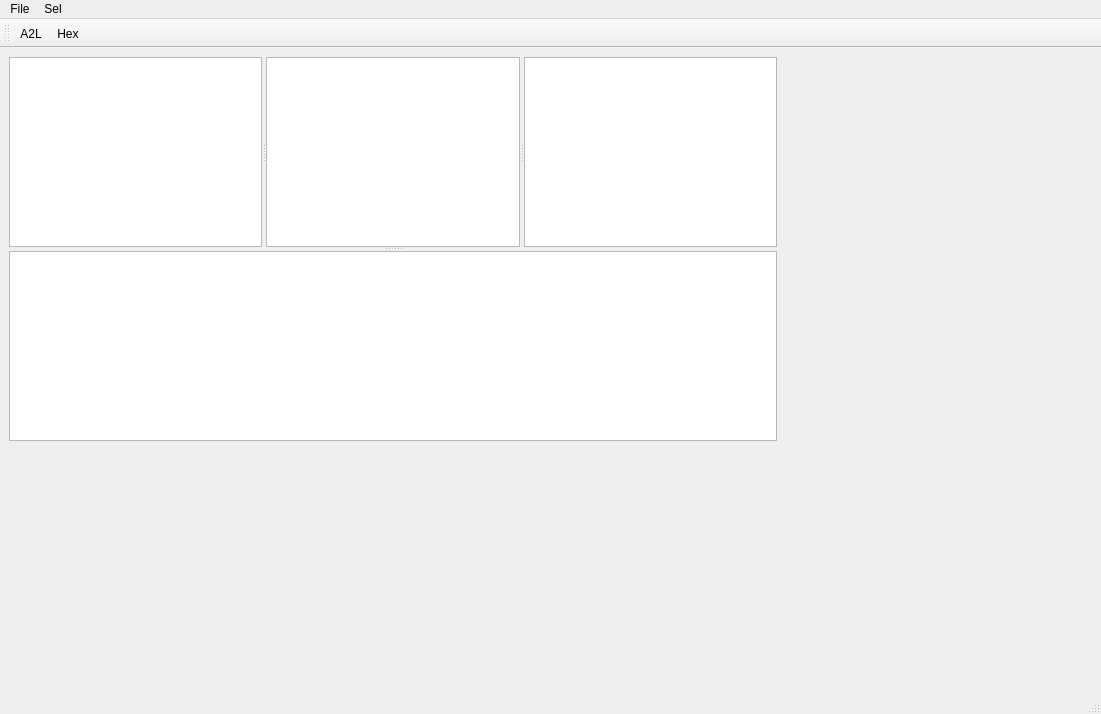
<?xml version="1.0" encoding="UTF-8"?>
<ui version="4.0">
 <class>MainWindow</class>
 <widget class="QMainWindow" name="MainWindow">
  <property name="geometry">
   <rect>
    <x>0</x>
    <y>0</y>
    <width>1101</width>
    <height>714</height>
   </rect>
  </property>
  <property name="windowTitle">
   <string>MainWindow</string>
  </property>
  <widget class="QWidget" name="centralWidget">
   <widget class="QSplitter" name="splitter_v">
    <property name="geometry">
     <rect>
      <x>9</x>
      <y>9</y>
      <width>768</width>
      <height>384</height>
     </rect>
    </property>
    <property name="orientation">
     <enum>Qt::Vertical</enum>
    </property>
    <widget class="QSplitter" name="splitter">
     <property name="orientation">
      <enum>Qt::Horizontal</enum>
     </property>
     <widget class="QTreeView" name="treeView"/>
     <widget class="QTreeView" name="treeView_2"/>
     <widget class="QTableView" name="tableView"/>
    </widget>
    <widget class="QListWidget" name="listWidget"/>
   </widget>
  </widget>
  <widget class="QMenuBar" name="menuBar">
   <property name="geometry">
    <rect>
     <x>0</x>
     <y>0</y>
     <width>1101</width>
     <height>25</height>
    </rect>
   </property>
   <widget class="QMenu" name="menuFile">
    <property name="title">
     <string>File</string>
    </property>
    <addaction name="actionA2LOpen"/>
    <addaction name="actionAddHex"/>
   </widget>
   <widget class="QMenu" name="menuSel">
    <property name="title">
     <string>Sel</string>
    </property>
    <addaction name="actionMeas"/>
    <addaction name="actionCharacs"/>
   </widget>
   <addaction name="menuFile"/>
   <addaction name="menuSel"/>
  </widget>
  <widget class="QToolBar" name="mainToolBar">
   <attribute name="toolBarArea">
    <enum>TopToolBarArea</enum>
   </attribute>
   <attribute name="toolBarBreak">
    <bool>false</bool>
   </attribute>
   <addaction name="actionA2LOpen"/>
   <addaction name="actionAddHex"/>
  </widget>
  <widget class="QStatusBar" name="statusBar"/>
  <action name="actionA2LOpen">
   <property name="icon">
    <iconset resource="icons.qrc">
     <normaloff>:/icons/A2L.png</normaloff>:/icons/A2L.png</iconset>
   </property>
   <property name="text">
    <string>A2L</string>
   </property>
   <property name="toolTip">
    <string>Open an A2L file</string>
   </property>
  </action>
  <action name="actionAddHex">
   <property name="icon">
    <iconset resource="icons.qrc">
     <normaloff>:/icons/Hex.png</normaloff>:/icons/Hex.png</iconset>
   </property>
   <property name="text">
    <string>Hex</string>
   </property>
   <property name="toolTip">
    <string>add hex file</string>
   </property>
  </action>
  <action name="actionMeas">
   <property name="text">
    <string>Meas</string>
   </property>
   <property name="toolTip">
    <string>Meas</string>
   </property>
  </action>
  <action name="actionCharacs">
   <property name="text">
    <string>Characs</string>
   </property>
  </action>
 </widget>
 <layoutdefault spacing="6" margin="11"/>
 <resources>
  <include location="icons.qrc"/>
 </resources>
 <connections/>
</ui>
